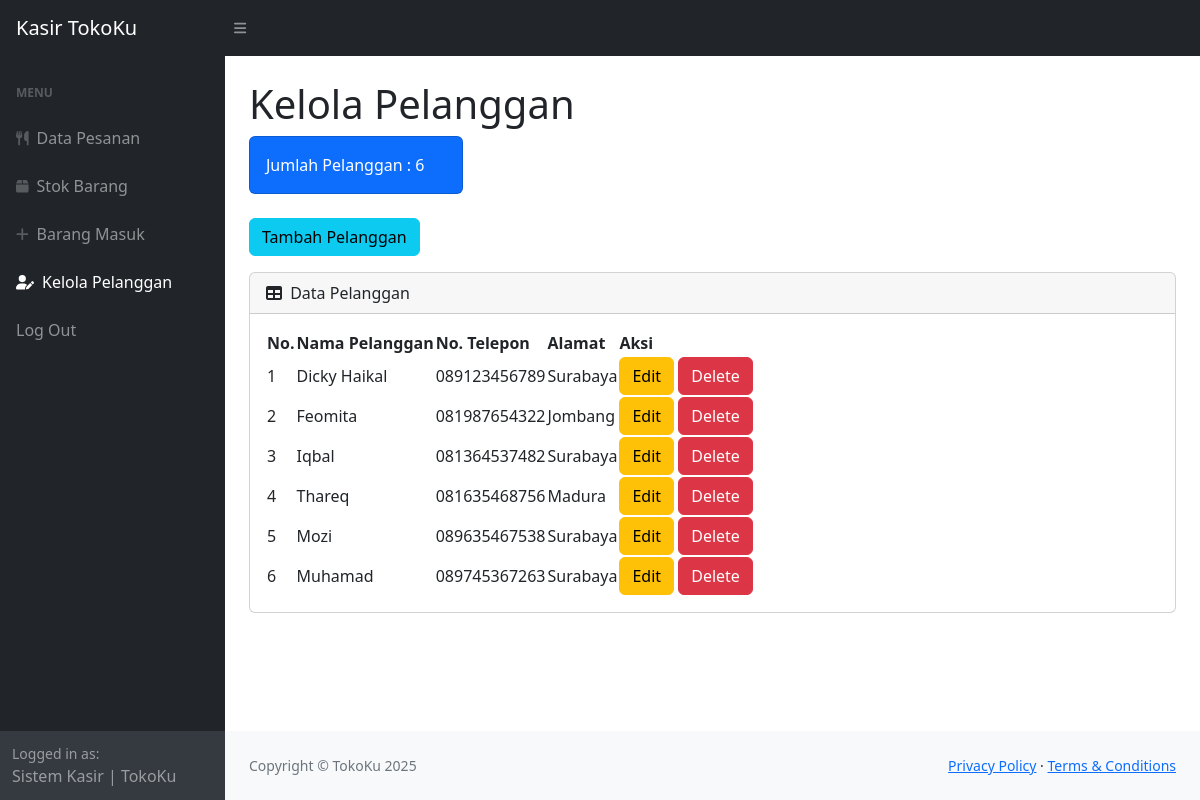
The app's page /pelanggan.php (signed in) with its own data.
### tables this page shows
CREATE TABLE `pelanggan` (
  `idpelanggan` int(11) NOT NULL,
  `namapelanggan` varchar(100) NOT NULL,
  `notelp` varchar(20) NOT NULL,
  `alamat` text NOT NULL
);

### pelanggan.php (the view, shortened to what this page needs)
<?php
require 'ceklogin.php';
    $hpelanggan = mysqli_query($koneksi, "SELECT * FROM pelanggan");
    $jpelanggan = mysqli_num_rows($hpelanggan);
?>
<!DOCTYPE html>
<html lang="en">
    <head>
        <link href="https://cdn.jsdelivr.net/npm/simple-datatables@7.1.2/dist/style.min.css" rel="stylesheet" />
        <link href="css/styles.css" rel="stylesheet" />
    </head>
    <body class="sb-nav-fixed">
        <nav class="sb-topnav navbar navbar-expand navbar-dark bg-dark">
            <a class="navbar-brand ps-3" href="index.php">Kasir TokoKu</a>
            <button class="btn btn-link btn-sm order-1 order-lg-0 me-4 me-lg-0" id="sidebarToggle" href="#!"><i class="fas fa-bars"></i></button>
        </nav>
        <div id="layoutSidenav">
            <div id="layoutSidenav_nav">
                <nav class="sb-sidenav accordion sb-sidenav-dark" id="sidenavAccordion">
                    <div class="sb-sidenav-menu">
                        <div class="nav">
                            <div class="sb-sidenav-menu-heading">Menu</div>
                            <a class="nav-link" href="index.php">
                                <div class="sb-nav-link-icon"><i class="fas fa-utensils"></i></div>
                                Data Pesanan
                            </a>
                            <a class="nav-link" href="stok.php">
                                <div class="sb-nav-link-icon"><i class="fas fa-box"></i></div>
                                Stok Barang
                            </a>
                            <a class="nav-link" href="barangmasuk.php">
                                <div class="sb-nav-link-icon"><i class="fas fa-plus"></i></div>
                                Barang Masuk
                            </a>
                            <a class="nav-link active" href="pelanggan.php">
                                <div class="sb-nav-link-icon"><i class="fas fa-user-edit"></i></div>
                                Kelola Pelanggan
                            </a>
                            <a class="nav-link" href="logout.php">
                                Log Out
                            </a>
                        </div>
                    </div>
                    <div class="sb-sidenav-footer">
                        <div class="small">Logged in as:</div>
                        Sistem Kasir | TokoKu
                    </div>
                </nav>
            </div>
            <div id="layoutSidenav_content">
                <main>
                    <div class="container-fluid px-4">
                        <h1 class="mt-4">Kelola Pelanggan</h1>
                        <div class="row">
                            <div class="col-xl-3 col-md-6">
                                <div class="card bg-primary text-white mb-4">
                                    <div class="card-body">Jumlah Pelanggan : <?=$jpelanggan;?></div>
                                </div>
                            </div>
                        </div>
                        <button type="button" class="btn btn-info mb-3" data-bs-toggle="modal" data-bs-target="#myModal">
                            Tambah Pelanggan
                        </button>
                        <div class="card mb-4">
                            <div class="card-header">
                                <i class="fas fa-table me-1"></i>
                                Data Pelanggan
                            </div>
                            <div class="card-body">
                                <table id="datatablesSimple">
                                    <thead>
                                        <tr>
                                            <th>No.</th>
                                            <th>Nama Pelanggan</th>
                                            <th>No. Telepon</th>
                                            <th>Alamat</th>
                                            <th>Aksi</th>
                                        </tr>
                                    </thead>
                                    <tbody>
                                        <?php
                                            $ambil = mysqli_query($koneksi, "SELECT * FROM pelanggan");
                                            $i = 1;
                                            while($pelanggan = mysqli_fetch_array($ambil)) {
                                                $namapelanggan = $pelanggan['namapelanggan'];
                                                $notelp = $pelanggan['notelp'];
                                                $alamat = $pelanggan['alamat'];
                                                $idpelanggan = $pelanggan['idpelanggan'];
                                        ?>
                                        <tr>
                                            <td><?=$i++;?></td>
                                            <td><?=$namapelanggan;?></td>
                                            <td><?=$notelp;?></td>
                                            <td><?=$alamat;?></td>
                                            <td>
                                            <button type="button" class="btn btn-warning" data-bs-toggle="modal" data-bs-target="#edit<?=$idpelanggan;?>">
                                                Edit
                                            </button>
                                            <button type="button" class="btn btn-danger" data-bs-toggle="modal" data-bs-target="#delete<?=$idpelanggan;?>">
                                                Delete
                                            </button>
                                            </td>
                                        </tr>
                                        <?php
                                            }
                                        ?>
                                    </tbody>
                                </table>
                            </div>
                        </div>
                    </div>
                </main>
                <footer class="py-4 bg-light mt-auto">
                    <div class="container-fluid px-4">
                        <div class="d-flex align-items-center justify-content-between small">
                            <div class="text-muted">Copyright &copy; TokoKu 2025</div>
                            <div>
                                <a href="#">Privacy Policy</a>
                                &middot;
                                <a href="#">Terms &amp; Conditions</a>
                            </div>
                        </div>
                    </div>
                </footer>
            </div>
        </div>
    </body>
</html>

### records on screen
pelanggan: namapelanggan "Dicky Haikal", notelp "089123456789", alamat "Surabaya"
pelanggan: namapelanggan "Feomita", notelp "081987654322", alamat "Jombang"
pelanggan: namapelanggan "Iqbal", notelp "081364537482", alamat "Surabaya"
pelanggan: namapelanggan "Thareq", notelp "081635468756", alamat "Madura"
pelanggan: namapelanggan "Mozi", notelp "089635467538", alamat "Surabaya"
pelanggan: namapelanggan "Muhamad", notelp "089745367263", alamat "Surabaya"

### other values on screen
$jpelanggan "6"
